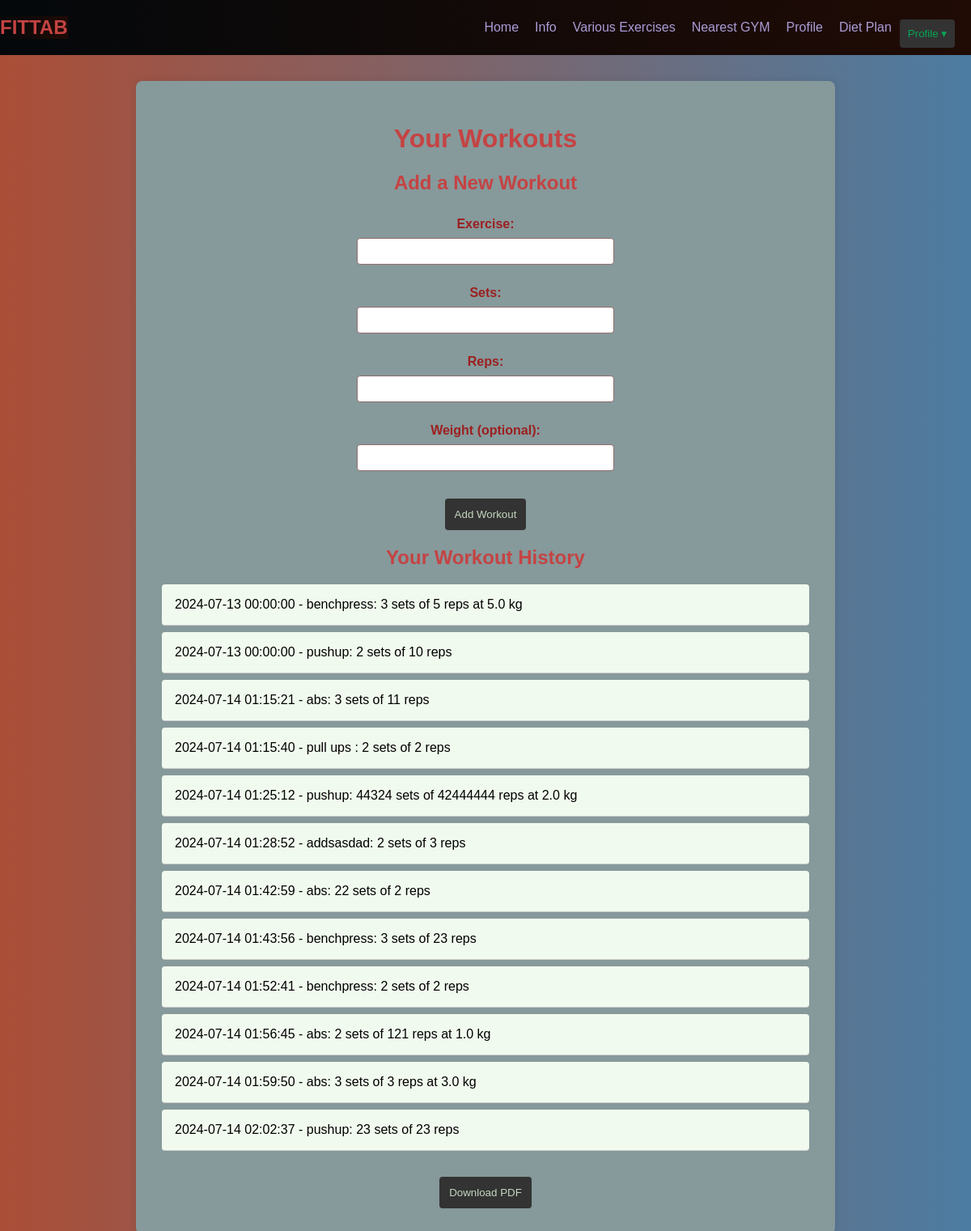
Before: /workouts (signed in) with the older database file.
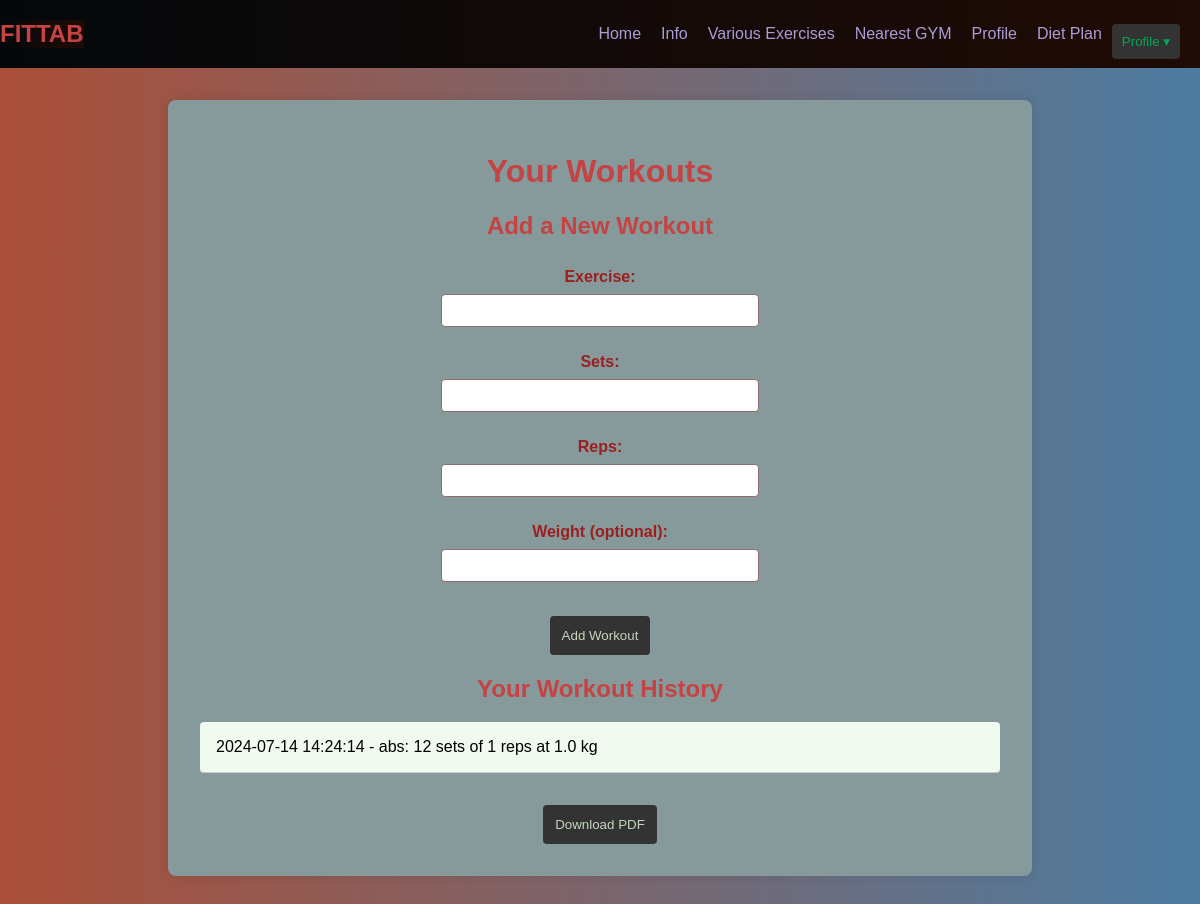
After: the same page with the newer database file.
### app.py (models this page shows, shortened)
class Workout(db.Model):
    id = db.Column(db.Integer, primary_key=True, autoincrement=True)
    user_id = db.Column(db.Integer, db.ForeignKey('user.id'), nullable=False)
    exercise = db.Column(db.String(100), nullable=False)
    sets = db.Column(db.Integer, nullable=False)
    reps = db.Column(db.Integer, nullable=False)
    weight = db.Column(db.Float, nullable=True)
    date = db.Column(db.DateTime, default=datetime.now())
    user = db.relationship('User', back_populates='workouts')
    def to_dict(self):
        return {
            'date': self.date.strftime('%Y-%m-%d %H:%M:%S'),
            'exercise': self.exercise,
            'sets': self.sets,
            'reps': self.reps,
            'weight': self.weight
        }

### app.py (the view, shortened to what this page needs)
@app.route('/workouts', methods=['GET', 'POST'])
def workouts():
    if 'user_id' in session:
        user_id = session['user_id']
        user = User.query.filter_by(id=user_id).first()
        workout_objects = Workout.query.filter_by(user_id=user_id).all()
        workouts = [workout.to_dict() for workout in workout_objects]
        return render_template('workouts.html', user=user, workouts=workouts)
    else:
        return redirect(url_for('index'))

### templates/workouts.html (shortened to what this page needs)
<!DOCTYPE html>
<html lang="en">
<head>
    <link rel="stylesheet" href="{{ url_for('static', filename='style_workout.css') }}">
</head>
<body>
    <nav>
        <h1 style="background: linear-gradient(to left, #200b05, #04080b);">FITTAB</h1>
        <div class="nav-links">
            <a href="{{ url_for('info') }}">Home</a>
            <a href="#">Info</a>
            <a href="{{ url_for('exercise') }}">Various Exercises</a>
            <a href="{{ url_for('nearest_gym') }}">Nearest GYM</a>
            <a href="{{ url_for('profile') }}">Profile</a>
            <a href="/diet">Diet Plan</a>
            <div class="profile-dropdown">
                <button class="profile-button">Profile &#9662;</button>
            </div>
        </div>
    </nav>
    <div class="container">
        <h1>Your Workouts</h1>
        <div>
            <h2>Add a New Workout</h2>
            <form method="POST" action="{{ url_for('workouts') }}">
                <label for="exercise">Exercise:</label>
                <input type="text" id="exercise" name="exercise" required>
                <br>
                <label for="sets">Sets:</label>
                <input type="number" id="sets" name="sets" required>
                <br>
                <label for="reps">Reps:</label>
                <input type="number" id="reps" name="reps" required>
                <br>
                <label for="weight">Weight (optional):</label>
                <input type="number" id="weight" name="weight" step="0.1">
                <br>
                <button type="submit">Add Workout</button>
            </form>
        </div>
        <div>
            <h2>Your Workout History</h2>
            <ul>
                {% for workout in workouts %}
                    <li>{{ workout.date }} - {{ workout.exercise }}: {{ workout.sets }} sets of {{ workout.reps }} reps {% if workout.weight %} at {{ workout.weight }} kg {% endif %}</li>
                {% endfor %}
            </ul>
            <form id="downloadForm" action="{{ url_for('download_workouts') }}" method="get">
                <button type="submit">Download PDF</button>
            </form>
        </div>
    </div>
</body>
</html>

### static/style_workout.css (style rules this page uses)
body { color: #333; background: linear-gradient(to right, #ab4e37, #4c7ca2); font-family: Arial, sans-serif; margin: 0; padding: 0; }
nav { background: linear-gradient(to left, #200b05, #04080b); display: flex; justify-content: space-between; align-items: center; list-style-type: none; margin: 0; padding: 0; }
.nav-links { display: flex; align-items: center; margin-left: auto; }
nav a { color: #ab9cd6; text-decoration: none; padding: 10px; }
.profile-dropdown { position: relative; display: inline-block; margin-right: 20px; }
.profile-button { background-color: #333; color: #06a656; border: none; cursor: pointer; padding: 10px; }
.container { max-width: 800px; margin: 2rem auto; padding: 2rem; background-color: #86999b; box-shadow: 0 0 10px rgba(0,0,0,0.1); border-radius: 8px; text-align: left; }
form { display: flex; flex-direction: column; align-items: center; }
label { margin: 0.5rem 0; font-weight: bold; color: #9c2020; }
input[type="text"], input[type="number"] { padding: 0.5rem; border: 1px solid #916d6d; border-radius: 4px; width: 50%; max-width: 300px; }
button { margin-top: 1rem; padding: 0.75rem; background-color: #333; color: #c4d6be; border: none; border-radius: 4px; cursor: pointer; width: fit-content; }
ul { list-style-type: none; padding: 0; }
ul li { background-color: #f1faee; padding: 1rem; border-bottom: 1px solid #ccc; margin-bottom: 0.5rem; border-radius: 4px; color: black; }
h1, h2 { color: #c54343; text-align: center; }

Changed rows visible on the page:
removed Workout: date "2024-07-13 00:00:00", exercise "benchpress", sets "3", reps "5", weight "5.0"
removed Workout: date "2024-07-13 00:00:00", exercise "pushup", sets "2", reps "10"
removed Workout: date "2024-07-14 01:15:21", exercise "abs", sets "3", reps "11"
removed Workout: date "2024-07-14 01:15:40", exercise "pull ups", sets "2", reps "2"
removed Workout: date "2024-07-14 01:25:12", exercise "pushup", sets "44324", reps "42444444", weight "2.0"
removed Workout: date "2024-07-14 01:28:52", exercise "addsasdad", sets "2", reps "3"
removed Workout: date "2024-07-14 01:42:59", exercise "abs", sets "22", reps "2"
removed Workout: date "2024-07-14 01:43:56", exercise "benchpress", sets "3", reps "23"
removed Workout: date "2024-07-14 01:52:41", exercise "benchpress", sets "2", reps "2"
removed Workout: date "2024-07-14 01:56:45", exercise "abs", sets "2", reps "121", weight "1.0"
removed Workout: date "2024-07-14 01:59:50", exercise "abs", sets "3", reps "3", weight "3.0"
removed Workout: date "2024-07-14 02:02:37", exercise "pushup", sets "23", reps "23"
added Workout: date "2024-07-14 14:24:14", exercise "abs", sets "12", reps "1", weight "1.0"
